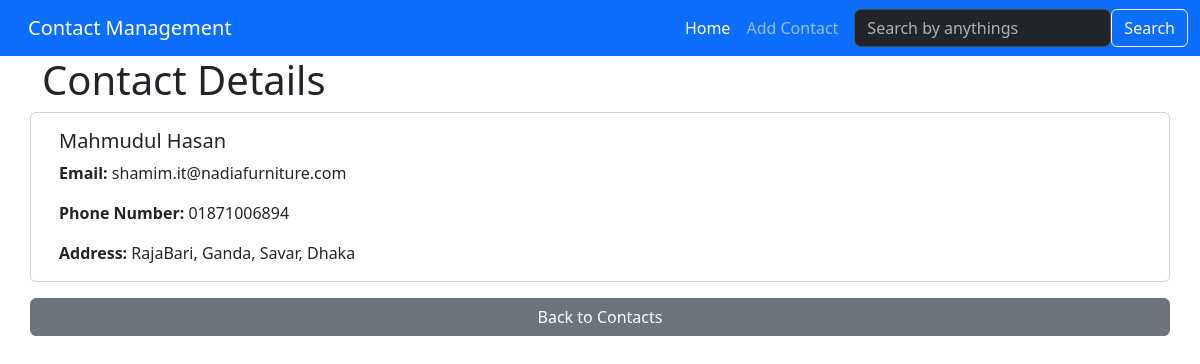
/details/7/, run on the app's committed database.
### contacts/models.py (models this page shows, shortened)
class Contact(models.Model):
    first_name = models.CharField(max_length=30)
    last_name = models.CharField(max_length=30)
    email = models.EmailField()
    phone_number = models.CharField(max_length=15)
    address = models.TextField()

### contacts/views.py (the view)
# urls.py: path('details/<int:contact_id>/', contact_details, name='contact_details'),
def contact_details(request, contact_id):
    contact = get_object_or_404(Contact, id=contact_id)
    return render(request, 'contacts/contact_details.html', {'contact': contact})

### contacts/templates/contacts/contact_details.html (shortened to what this page needs)
{% extends 'base.html' %}
{% block content %}
<h1>Contact Details</h1>
<div class="card">
    <div class="card-body">
        <h5 class="card-title">{{ contact.first_name }} {{ contact.last_name }}</h5>
        <p class="card-text"><strong>Email:</strong> {{ contact.email }}</p>
        <p class="card-text"><strong>Phone Number:</strong> {{ contact.phone_number }}</p>
        <p class="card-text"><strong>Address:</strong> {{ contact.address }}</p>
    </div>
</div>
<a href="{% url 'home' %}" class="btn btn-secondary mt-3">Back to Contacts</a>
{% endblock %}

### data on the page
Contact: first_name "Mahmudul", last_name "Hasan", email "shamim.it@nadiafurniture.com", phone_number "01871006894", address "RajaBari, Ganda, Savar, Dhaka"
